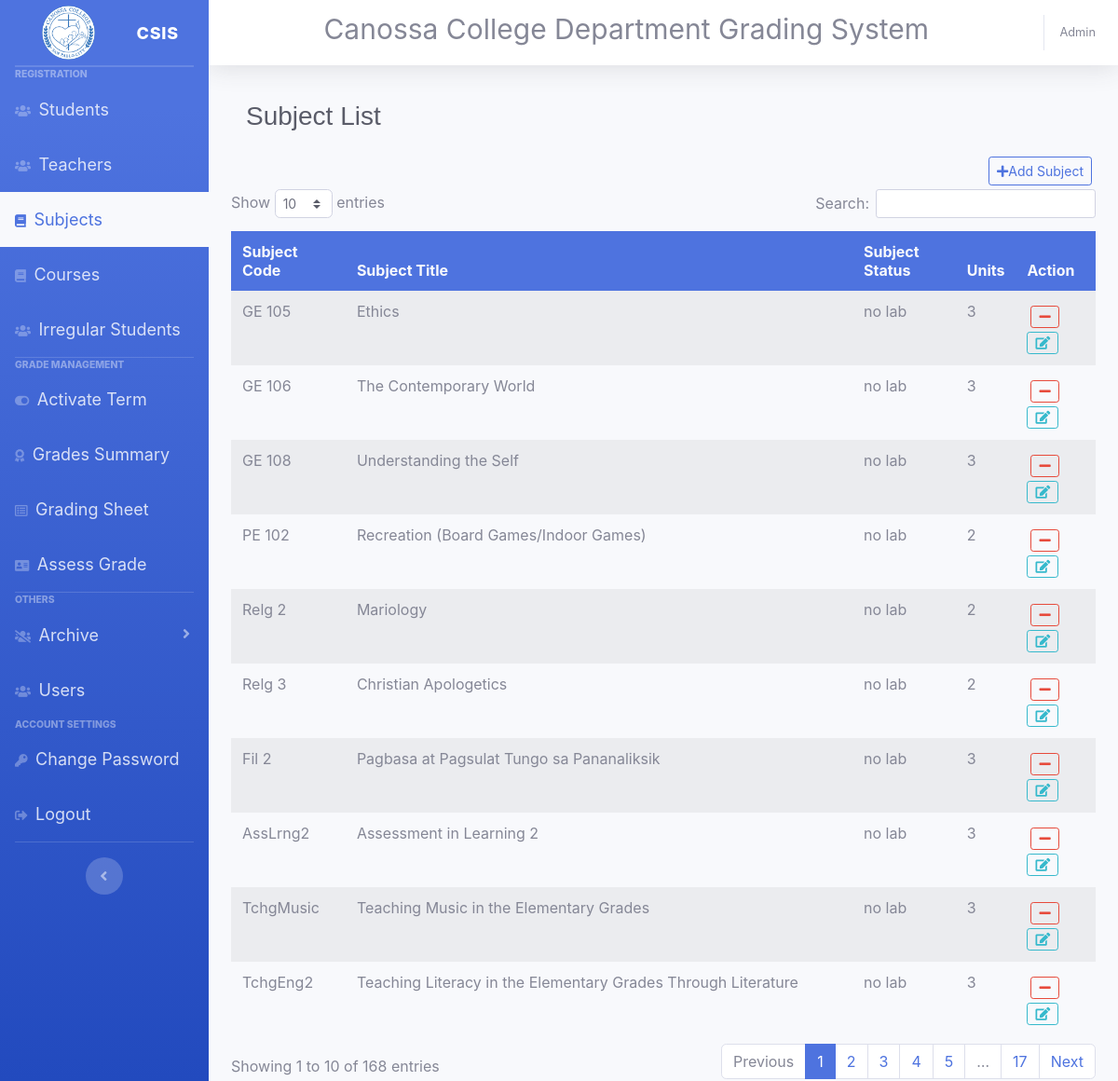
Screenshot of /admin/program/subjectlist.admin.php (signed in) with the database file from the repository.
### tables this page shows
CREATE TABLE `sublists` (
  `id` int(11) NOT NULL,
  `subject_code` varchar(125) NOT NULL,
  `description` varchar(125) NOT NULL,
  `status` varchar(125) NOT NULL,
  `units` int(11) NOT NULL
);

### admin/program/subjectlist.admin.php (the view, shortened to what this page needs)
<?php
if (isset($_SESSION['username'])) {
include_once '../adminlayout/head.admin.php' ?>
<nav class="navbar navbar-expand navbar-light topbar static-top ">
<h1 class="h3 text-gray-800">Subject List</h1>
</nav>
<div class="float-right m-1">
<a class="btn btn-sm btn-outline-primary" data-toggle="modal" data-target="#AddsubjectModal"><i class="fas fa-plus"></i>Add Subject</a>
</div>
<div class="table-responsive">
<table class="table table-striped table-hover table-borderless" id="datatableid">
    <thead class="bg-primary text-light ">
        <tr>
            <th>Subject Code</th>
            <th>Subject Title</th>
            <th>Subject Status</th>
            <th>Units</th>
            <th>Action</th>
        </tr>
    </thead>
    <tbody>
               <?php
                    $sql = "SELECT * from sublists";
                    $result = $conn-> query($sql);
                    if($result-> num_rows > 0 ){
                        while($row = $result-> fetch_assoc()){
                            $del = "<a class='btn btn-outline-danger m-1 btn-sm' href='../../database/deleterecord/subject.db.php?subcode=$row[subject_code]'>
                            <i class='fas fa-minus'></i></a>";
                            $edit = "<a class='btn btn-sm btn-outline-info edit-subject' id='subjectEdit' onclick = 'editSubject(`" . $row['id']  . "`)'>
                                <i class='fas fa-edit'></i></i></a>";
                            echo "<tr><td>".$row['subject_code']."</td>
                            <td>".$row['description']."</td>
                            <td>".$row['status']."</td>
                            <td>".$row['units']."</td>
                            <td>".$del.$edit."</td> </tr>";
                        }
                    }
                    else{
                        echo "<tr><td>No records</td></tr>";
                    }
                ?>
    </tbody>
</table>
</div>
<?php include_once '../adminlayout/footer.admin.php';
 }else{
    header("Location: ../canossa/master.blade.php");
    exit();
} ?>

### assets/css/datatable.css (style rules this page uses)
table.dataTable { clear:both;margin-top:6px !important;margin-bottom:6px !important;max-width:none !important;border-collapse:separate !important;border-spacing:0 }
table.dataTable td,table.dataTable th { -webkit-box-sizing:content-box;box-sizing:content-box }

### admin/management/gradingtoggle.admin.php (style rules this page uses)
h1 { margin-bottom: 40px; font-family: sans-serif; }

### rows the page displays
sublists: subject_code "GE 105", description "Ethics", status "no lab", units "3"
sublists: subject_code "GE 106", description "The Contemporary World", status "no lab", units "3"
sublists: subject_code "GE 108", description "Understanding the Self", status "no lab", units "3"
sublists: subject_code "PE 102", description "Recreation (Board Games/Indoor Games)", status "no lab", units "2"
sublists: subject_code "Relg 2", description "Mariology", status "no lab", units "2"
sublists: subject_code "Relg 3", description "Christian Apologetics", status "no lab", units "2"
sublists: subject_code "Fil 2", description "Pagbasa at Pagsulat Tungo sa Pananaliksik", status "no lab", units "3"
sublists: subject_code "AssLrng2", description "Assessment in Learning 2", status "no lab", units "3"
sublists: subject_code "TchgMusic", description "Teaching Music in the Elementary Grades", status "no lab", units "3"
sublists: subject_code "TchgEng2", description "Teaching Literacy in the Elementary Grades Through Literature", status "no lab", units "3"
